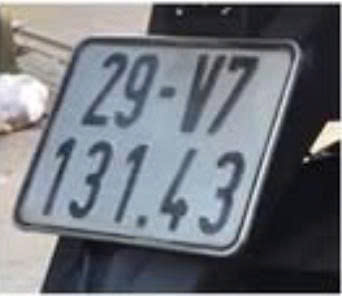
#> input picture bien_so_nghieng.jpg, 342 x 296 px
$ jupyter execute --allow-errors BTL_XLA_KNN.ipynb
#> lines starting #> are read from the running program, lines starting #| are printed output that depends on the picture; after the words box and inside, x2 and y2 are one past the last pixel; in counts of white or black regions, pixels touching at a corner belong together
[cell 1]
# !pip install opencv-python numpy matplotlib scikit-learn

[cell 2]
import cv2
import numpy as np
import matplotlib.pyplot as plt
from sklearn.neighbors import KNeighborsClassifier
from sklearn.model_selection import train_test_split
from sklearn.metrics import accuracy_score
from collections import Counter
import os

[cell 3]
# ==================== LOAD DỮ LIỆU TRAINING VÀ TRAIN KNN ====================
# (Thực hiện sớm để có model sẵn sàng cho bước nhận diện)
RESIZED_IMAGE_WIDTH = 20
RESIZED_IMAGE_HEIGHT = 30

print("Đang tải dữ liệu training...")
# Load dữ liệu từ file
#> (the rest of this cell did not finish here and is left out)

[cell 4]
# ==================== DỮ LIỆU ĐẦU VÀO VÀ THAM SỐ ====================
# ⚠️ THAY ĐỔI ĐƯỜNG DẪN NÀY SAU KHI UPLOAD ẢNH LÊN COLAB
IMAGE_PATH = 'bien_so_nghieng.jpg'

# Tọa độ 4 góc chuẩn hóa bạn cung cấp: [x1, y1, x2, y2, x3, y3, x4, y4]
# Sẽ được sắp xếp lại thành (TL, TR, BR, BL) trong hàm order_points_corrected
normalized_coords_raw = np.array([
    # Điểm 1: x=0.8665, y=0.1345
    [0.8665292390625, 0.13456756718750001],

    # Điểm 2: x=0.2476, y=0.1236
    [0.2476783625, 0.1236081078125],

    # Điểm 3: x=0.0340, y=0.7542
    [0.03405555625, 0.754216215625],

    # Điểm 4: x=0.6876, y=0.8606
    [0.6876491234375, 0.8606655406250001]
])
# ==================== HÀM TIỆN ÍCH: SẮP XẾP TỌA ĐỘ ====================
def order_points_corrected(pts):
    """
    Sắp xếp 4 điểm tọa độ theo thứ tự chuẩn: Trên-Trái, Trên-Phải, Dưới-Phải, Dưới-Trái (TL, TR, BR, BL).
    """
    pts = np.array(pts, dtype = "float32")
    rect = np.zeros((4, 2), dtype = "float32")

    # Trên-Trái (TL) có tổng nhỏ nhất, Dưới-Phải (BR) có tổng lớn nhất
    s = pts.sum(axis = 1)
    rect[0] = pts[np.argmin(s)]
    rect[2] = pts[np.argmax(s)]

    # Lấy 2 điểm còn lại
    remaining_pts = np.delete(pts, [np.argmin(s), np.argmax(s)], axis=0)

    # Trên-Phải (TR) có hiệu (x-y) nhỏ nhất, Dưới-Trái (BL) có hiệu lớn nhất
    remaining_diff = np.diff(remaining_pts, axis=1).flatten()

    rect[1] = remaining_pts[np.argmin(remaining_diff)] # TR
    rect[3] = remaining_pts[np.argmax(remaining_diff)] # BL

    return rect

# Sắp xếp tọa độ đầu vào
sorted_normalized_points = order_points_corrected(normalized_coords_raw)
print("Tọa độ 4 góc đã sắp xếp (TL, TR, BR, BL):")
print(sorted_normalized_points)
print("-" * 60)

# ==================== ĐỊNH NGHĨA HÀM PHÂN ĐOẠN KÝ TỰ ====================
# [97 lines left out: function segment_characters_debug, not called in this run]

[cell 5]
def rectify_license_plate(image_path, norm_points):
    """Làm thẳng biển số xe từ ảnh nghiêng sử dụng tọa độ chuẩn hóa."""
#> called with image_path = 'bien_so_nghieng.jpg', norm_points = array of shape (4, 2)
    img = cv2.imread(image_path)
#> img is the input picture: shape (296, 342, 3); mean B, G, R 122, 114.8, 111
    if img is None:
        print(f"❌ Lỗi: Không thể tải ảnh từ: {image_path}")
        return None, 0, 0

    # 1. Chuyển tọa độ chuẩn hóa sang tọa độ pixel
    H_img, W_img = img.shape[:2]
    pixel_points = norm_points.copy()
    pixel_points[:, 0] *= W_img
    pixel_points[:, 1] *= H_img
    input_pts = np.float32(pixel_points)

    # 2. Định nghĩa kích thước và tọa độ đích
    RECTIFIED_WIDTH = 400
    RECTIFIED_HEIGHT = 400

    output_pts = np.float32([
        [0, 0], [RECTIFIED_WIDTH - 1, 0],
        [RECTIFIED_WIDTH - 1, RECTIFIED_HEIGHT - 1], [0, RECTIFIED_HEIGHT - 1]
    ])

    # 3. Tính và Áp dụng ma trận biến đổi phối cảnh
    M = cv2.getPerspectiveTransform(input_pts, output_pts)
    # Chuyển đổi màu từ BGR sang RGB cho Matplotlib
    img_rectified = cv2.warpPerspective(cv2.cvtColor(img, cv2.COLOR_BGR2RGB), M, (RECTIFIED_WIDTH, RECTIFIED_HEIGHT))
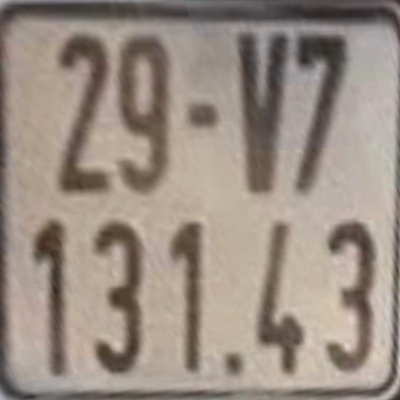
#> img_rectified: shape (400, 400, 3); mean B, G, R 130.8, 141.6, 154.3

    # Hiển thị ảnh
    plt.figure(figsize=(10, 5))
    plt.subplot(1, 2, 1)
    plt.imshow(cv2.cvtColor(img, cv2.COLOR_BGR2RGB))
    plt.title("Ảnh gốc")
    plt.axis('off')

    plt.subplot(1, 2, 2)
    plt.imshow(img_rectified)
    plt.title("Biển số đã làm thẳng")
    plt.axis('off')
    plt.show()

    return img_rectified, W_img, H_img

# Thực thi làm thẳng ảnh
img_rectified, W_img, H_img = rectify_license_plate(IMAGE_PATH, sorted_normalized_points)
#> W_img = 342; H_img = 296

[cell 6]
def segment_characters_debug(img_rectified, show_debug=True):
    """
    Phân đoạn ký tự bằng Ngưỡng Otsu và Phép Đóng/Mở (Morphological Operations).

    Parameters:
    -----------
    img_rectified : numpy array
        Ảnh biển số đã được làm thẳng
    show_debug : bool
        Có hiển thị các ảnh debug không (mặc định: True)
    """
    if img_rectified is None:
        print("Lỗi: Không có ảnh đã làm thẳng để xử lý.")
        return []

    print("\n" + "="*60)
    print("BƯỚC 1: CHUYỂN ẢNH MÀU THÀNH ẢNH XÁM")
    print("="*60)

    # 1. CHUYỂN ẢNH MÀU THÀNH ẢNH XÁM
    print("📸 Ảnh gốc (màu):", img_rectified.shape)
    gray = cv2.cvtColor(img_rectified, cv2.COLOR_RGB2GRAY)
    print("✅ Đã chuyển sang ảnh xám:", gray.shape)
    print(f"   - Giá trị min: {gray.min()}, max: {gray.max()}")

    if show_debug:
        plt.figure(figsize=(12, 4))
        plt.subplot(1, 2, 1)
        plt.imshow(img_rectified)
        plt.title("Ảnh gốc (màu RGB)")
        plt.axis('off')

        plt.subplot(1, 2, 2)
        plt.imshow(gray, cmap='gray')
        plt.title("Ảnh xám (Grayscale)")
        plt.axis('off')
        plt.tight_layout()
        plt.show()

    print("\n" + "="*60)
    print("BƯỚC 2: LÀM MỜ ẢNH ĐỂ GIẢM NHIỄU VÀ LÀM MƯỢT BIÊN")
    print("="*60)

    # 2. LÀM MỜ ẢNH (GAUSSIAN BLUR) - Giảm nhiễu và làm mượt biên
    blurred = cv2.GaussianBlur(gray, (5, 5), 0)
    print("✅ Đã áp dụng Gaussian Blur (kernel 5x5)")
    print(f"   - Mục đích: Giảm nhiễu và làm mượt biên để chuẩn bị cho bước tách ngưỡng")

    if show_debug:
        plt.figure(figsize=(12, 4))
        plt.subplot(1, 2, 1)
        plt.imshow(gray, cmap='gray')
        plt.title("Ảnh xám gốc")
        plt.axis('off')

        plt.subplot(1, 2, 2)
        plt.imshow(blurred, cmap='gray')
        plt.title("Ảnh sau Gaussian Blur (5x5)")
        plt.axis('off')
        plt.tight_layout()
        plt.show()

    print("\n" + "="*60)
    print("BƯỚC 3: TÁCH NGƯỠNG OTSU - TỰ ĐỘNG TÌM NGƯỠNG TỐI ƯU")
    print("="*60)

    # 3. TÁCH NGƯỠNG OTSU - Tự động tìm ngưỡng tối ưu dựa trên histogram
    ret_otsu, binary = cv2.threshold(blurred, 0, 255,
                                     cv2.THRESH_BINARY_INV + cv2.THRESH_OTSU)
    print(f"✅ Ngưỡng Otsu tự động tìm được: {ret_otsu:.2f}")
    print(f"   - Kỹ thuật: Phân tích histogram để tìm ngưỡng tối ưu")
    print(f"   - THRESH_BINARY_INV: Đảo ngược (nền đen, ký tự trắng)")

    # Hiển thị histogram để minh họa cách Otsu tìm ngưỡng
    if show_debug:
        # Tính histogram
        hist = cv2.calcHist([blurred], [0], None, [256], [0, 256])

        fig, axes = plt.subplots(1, 3, figsize=(18, 5))

        # Histogram với ngưỡng Otsu
        axes[0].plot(hist, color='black')
        axes[0].axvline(x=ret_otsu, color='r', linestyle='--', linewidth=2,
                       label=f'Ngưỡng Otsu = {ret_otsu:.0f}')
        axes[0].set_xlabel('Giá trị pixel')
        axes[0].set_ylabel('Số lượng pixel')
        axes[0].set_title('Histogram với Ngưỡng Otsu')
        axes[0].legend()
        axes[0].grid(True, alpha=0.3)

        # Ảnh nhị phân sau Otsu
        axes[1].imshow(binary, cmap='gray')
        axes[1].set_title(f"Ảnh Nhị Phân (Otsu Threshold = {ret_otsu:.0f})")
        axes[1].axis('off')

        # So sánh trước và sau
        axes[2].imshow(blurred, cmap='gray')
        axes[2].set_title("Ảnh xám (trước Otsu)")
        axes[2].axis('off')

        plt.tight_layout()
        plt.show()

    print("\n" + "="*60)
    print("BƯỚC 4: PHÉP ĐÓNG VÀ MỞ - NỐI LIỀN CÁC KÝ TỰ GÃY")
    print("="*60)

    # 4. PHÉP ĐÓNG (MORPH_CLOSE) - Nối liền các ký tự bị đứt gãy
    kernel = np.ones((3, 3), np.uint8)
    print(f"✅ Kernel morphology: {kernel.shape}")

    # Phép Đóng = Giãn (Dilate) rồi Co (Erode)
    binary_closed = cv2.morphologyEx(binary, cv2.MORPH_CLOSE, kernel, iterations=1)
    print("✅ Đã áp dụng Phép Đóng (MORPH_CLOSE)")
    print("   - Mục đích: Nối liền các ký tự bị đứt gãy do ngưỡng")

    # Phép Mở = Co (Erode) rồi Giãn (Dilate) - Loại bỏ nhiễu nhỏ
    binary_opened = cv2.morphologyEx(binary_closed, cv2.MORPH_OPEN, kernel, iterations=1)
    print("✅ Đã áp dụng Phép Mở (MORPH_OPEN)")
    print("   - Mục đích: Loại bỏ nhiễu nhỏ và làm mượt biên")

    binary_morphed = binary_opened  # Sử dụng kết quả sau đóng và mở

    if show_debug:
        fig, axes = plt.subplots(2, 2, figsize=(12, 10))

        axes[0, 0].imshow(binary, cmap='gray')
        axes[0, 0].set_title("Sau Otsu (gốc)")
        axes[0, 0].axis('off')

        axes[0, 1].imshow(binary_closed, cmap='gray')
        axes[0, 1].set_title("Sau Phép Đóng (MORPH_CLOSE)")
        axes[0, 1].axis('off')

        axes[1, 0].imshow(binary_opened, cmap='gray')
        axes[1, 0].set_title("Sau Phép Mở (MORPH_OPEN)")
        axes[1, 0].axis('off')

        # So sánh
        diff = cv2.absdiff(binary, binary_morphed)
        axes[1, 1].imshow(diff, cmap='hot')
        axes[1, 1].set_title("Khác biệt (gốc vs sau đóng+mở)")
        axes[1, 1].axis('off')

        plt.tight_layout()
        plt.show()

    print("\n" + "="*60)
    print("BƯỚC 5: LỌC BIÊN VÀ SẮP XẾP THEO THỨ TỰ TRÁI SANG PHẢI")
    print("="*60)

    # 5. TÌM VÀ LỌC CONTOURS (biên)
    contours, _ = cv2.findContours(binary_morphed, cv2.RETR_EXTERNAL, cv2.CHAIN_APPROX_SIMPLE)
    print(f"✅ Tìm thấy {len(contours)} contours (biên)")

    # Tham số lọc
    MIN_W = 10      # Chiều rộng tối thiểu
    MAX_H = 180     # Chiều cao max
    MIN_H = 50      # Chiều cao min
    MIN_ASPECT = 0.1
    MAX_ASPECT = 0.9

    print(f"\n📋 Tham số lọc:")
    print(f"   - Chiều rộng tối thiểu: {MIN_W}px")
    print(f"   - Chiều cao: {MIN_H}px - {MAX_H}px")
    print(f"   - Tỷ lệ khung hình: {MIN_ASPECT} - {MAX_ASPECT}")

    char_contours = []
    debug_img_bgr = cv2.cvtColor(img_rectified.copy(), cv2.COLOR_RGB2BGR)

    print(f"\n🔍 Phân tích từng contour:")
    for i, cnt in enumerate(contours):
        x, y, w, h = cv2.boundingRect(cnt)
        aspect_ratio = w / h if h > 0 else 0
        area = cv2.contourArea(cnt)

        condition_w = w > MIN_W
        condition_h = h > MIN_H and h < MAX_H
        condition_aspect = aspect_ratio > MIN_ASPECT and aspect_ratio < MAX_ASPECT

        if h > 20:  # Chỉ in log cho contour đáng kể
            status = "✅ CHẤP NHẬN" if (condition_w and condition_h and condition_aspect) else "❌ LOẠI BỎ"
            print(f"   Contour {i}: x={x:3d}, y={y:3d}, w={w:3d}, h={h:3d}, "
                  f"tỷ lệ={aspect_ratio:.2f}, diện tích={area:.0f} → {status}")

        if condition_w and condition_h and condition_aspect:
            char_contours.append((x, y, w, h))
            cv2.rectangle(debug_img_bgr, (x, y), (x + w, y + h), (0, 255, 0), 2)
        else:
            cv2.rectangle(debug_img_bgr, (x, y), (x + w, y + h), (0, 0, 255), 1)

    # SẮP XẾP THEO THỨ TỰ TRÁI SANG PHẢI (theo tọa độ x)
    char_contours = sorted(char_contours, key=lambda b: b[0])
    print(f"\n✅ Đã lọc và sắp xếp: {len(char_contours)} ký tự hợp lệ")
    print(f"   - Thứ tự: Trái → Phải (theo tọa độ x)")
    for i, (x, y, w, h) in enumerate(char_contours):
        print(f"      Ký tự {i+1}: x={x}, y={y}, w={w}, h={h}")

    if show_debug:
        plt.figure(figsize=(12, 5))
        plt.imshow(cv2.cvtColor(debug_img_bgr, cv2.COLOR_BGR2RGB))
        plt.title(f"Contours sau khi lọc ({len(char_contours)} ký tự hợp lệ)\n"
                 f"Xanh lá: Chấp nhận | Đỏ: Loại bỏ")
        plt.axis('off')
        plt.tight_layout()
        plt.show()

    # 6. TRÍCH XUẤT KÝ TỰ
    print("\n" + "="*60)
    print("BƯỚC 6: TRÍCH XUẤT KÝ TỰ")
    print("="*60)

    char_images = []
    if len(char_contours) > 0:
        print(f"✅ Đang trích xuất {len(char_contours)} ký tự...")
        if show_debug:
            plt.figure(figsize=(15, 3))
        for i, (x, y, w, h) in enumerate(char_contours):
            padding = 2
            # Cắt từ ảnh nhị phân GỐC (binary) - đã qua bước tách phân ngưỡng Otsu
            char_img = binary[max(0, y-padding):min(binary.shape[0], y+h+padding),
                              max(0, x-padding):min(binary.shape[1], x+w+padding)]
            char_images.append(char_img)
            print(f"   Ký tự {i+1}: Kích thước {char_img.shape[1]}x{char_img.shape[0]}")

            if show_debug:
                plt.subplot(1, len(char_contours), i+1)
                plt.imshow(char_img, cmap='gray')
                plt.title(f"Ký tự {i+1}\n({char_img.shape[1]}x{char_img.shape[0]})", fontsize=10)
                plt.axis('off')
        if show_debug:
            plt.tight_layout()
            plt.show()
    else:
        print("\n❌ Không trích xuất được ký tự nào hợp lệ.")

    return char_images

[cell 7]
# ==================== PHÂN ĐOẠN KÝ TỰ (TÁCH PHÂN NGƯỠNG) ====================
# BƯỚC QUAN TRỌNG: Chia ảnh biển số thành 2 phần (trên và dưới)
# Sau đó phân đoạn ký tự từng phần riêng biệt
print("\n" + "="*60)
print("CHIA ẢNH THÀNH 2 PHẦN: TRÊN VÀ DƯỚI")
print("="*60)

# Chia ảnh biển số thành 2 phần: trên và dưới
H, W = img_rectified.shape[:2]
split_y = H // 2  # Chia đôi theo chiều dọc

print(f"📐 Kích thước ảnh gốc: {H}x{W} pixels")
#| 📐 Kích thước ảnh gốc: 400x400 pixels
print(f"📍 Điểm chia: y = {split_y} (chia đôi theo chiều dọc)")
#| 📍 Điểm chia: y = 200 (chia đôi theo chiều dọc)

img_top = img_rectified[0:split_y, :]      # Phần trên
img_bottom = img_rectified[split_y:, :]    # Phần dưới

print(f"\n✅ Đã chia ảnh thành 2 phần:")
print(f"   📌 Phần TRÊN: {img_top.shape[0]}x{img_top.shape[1]} pixels (y: 0 → {split_y-1})")
#|    📌 Phần TRÊN: 200x400 pixels (y: 0 → 199)
print(f"   📌 Phần DƯỚI: {img_bottom.shape[0]}x{img_bottom.shape[1]} pixels (y: {split_y} → {H-1})")
#|    📌 Phần DƯỚI: 200x400 pixels (y: 200 → 399)

# Hiển thị 2 phần đã chia
plt.figure(figsize=(15, 5))
plt.subplot(1, 3, 1)
plt.imshow(img_rectified)
plt.title(f"Ảnh biển số đầy đủ\n{H}x{W} pixels", fontsize=12, weight='bold')
plt.axis('off')
# Vẽ đường chia
plt.axhline(y=split_y, color='red', linestyle='--', linewidth=2, label=f'Điểm chia y={split_y}')
plt.legend()

plt.subplot(1, 3, 2)
plt.imshow(img_top)
plt.title(f"Phần TRÊN biển số\n{img_top.shape[0]}x{img_top.shape[1]} pixels",
         fontsize=12, weight='bold', color='blue')
plt.axis('off')

plt.subplot(1, 3, 3)
plt.imshow(img_bottom)
plt.title(f"Phần DƯỚI biển số\n{img_bottom.shape[0]}x{img_bottom.shape[1]} pixels",
         fontsize=12, weight='bold', color='green')
plt.axis('off')
plt.tight_layout()
plt.show()

# Phân đoạn ký tự từ phần trên
print("\n" + "="*60)
print("XỬ LÝ PHẦN TRÊN BIỂN SỐ")
print("="*60)
char_images_top = segment_characters_debug(img_top, show_debug=True)
#| 📸 Ảnh gốc (màu): (200, 400, 3)
#| ✅ Đã chuyển sang ảnh xám: (200, 400)
#|    - Giá trị min: 40, max: 194
#> in segment_characters_debug, `ret_otsu, binary = cv2.threshold(blurred, 0, 255, cv2.THRESH_BINARY_IN..`:
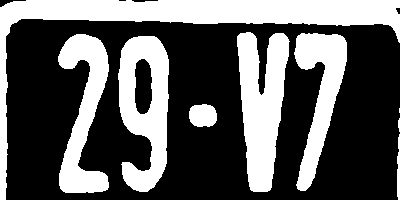
#> binary: shape (200, 400); 36.8% white; 9 white regions (1 under 20 px), largest, box (x1, y1, x2, y2) and area: (0, 0, 400, 200) 10233, (237, 32, 290, 192) 5476, (118, 36, 169, 192) 5036
#> in segment_characters_debug, `ret_otsu, binary = cv2.threshold(blurred, 0, 255, cv2.THRESH_BINARY_IN..`: ret_otsu = 122
#| ✅ Ngưỡng Otsu tự động tìm được: 122.00
#> in segment_characters_debug, `hist = cv2.calcHist([blurred], [0], None, [256], [0, 256])`: hist = 256 values, max 1619 at index 154, min 0 at index 0, mean 312.5
#> in segment_characters_debug, `contours, _ = cv2.findContours(binary_morphed, cv2.RETR_EXTERNAL, cv2...`: contours = 9 contours, 2 with area under 20; largest, box (x1, y1, x2, y2) and area: (0, 0, 400, 200) 9657, (118, 36, 169, 192) 5632, (237, 32, 289, 192) 5236, (58, 34, 109, 193) 3943, (294, 33, 347, 191) 3624, (189, 104, 217, 127) 502, (397, 152, 400, 200) 83
#| ✅ Tìm thấy 9 contours (biên)
#> the loop in segment_characters_debug, `for i, cnt in enumerate(contours):` made 9 passes
#> (x, y, w, h, aspect_ratio, area, condition_w, condition_h) on passes 1, 4, 5, 6: (397, 152, 3, 48, 0.0625, 83, False, False), (189, 104, 28, 23, 1.22, 502, True, False), (118, 36, 51, 156, 0.327, 5631.5, True, True), (58, 34, 51, 159, 0.321, 3943, True, True)
#> (printed output is left out)
#> after the loop in segment_characters_debug, `for i, cnt in enumerate(contours):`:
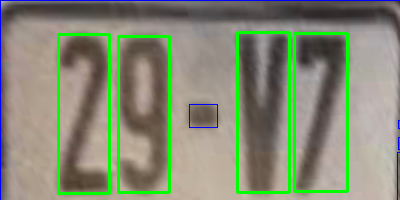
#> debug_img_bgr: shape (200, 400, 3); mean R, G, B 132.9, 138.3, 117
#> after the loop in segment_characters_debug, `for i, cnt in enumerate(contours):`: char_contours = [(118, 36, 51, 156), (58, 34, 51, 159), (294, 33, 53, 158), (237, 32, 52, 160)]
#> in segment_characters_debug, `char_contours = sorted(char_contours, key=lambda b: b[0])`: char_contours = [(58, 34, 51, 159), (118, 36, 51, 156), (237, 32, 52, 160), (294, 33, 53, 158)]
#| ✅ Đã lọc và sắp xếp: 4 ký tự hợp lệ
#> the loop in segment_characters_debug, `for i, (x, y, w, h) in enumerate(char_contours):` made 4 passes
#> (printed output is left out)
#> (printed output is left out)
#> after the loop in segment_characters_debug, `for i, (x, y, w, h) in enumerate(char_contours):`: char_images = 4 items
#> char_images_top = 4 items
print(f"\n✅ Tổng kết phần TRÊN: Đã phân đoạn được {len(char_images_top)} ký tự")
#| ✅ Tổng kết phần TRÊN: Đã phân đoạn được 4 ký tự

# Phân đoạn ký tự từ phần dưới
print("\n" + "="*60)
print("XỬ LÝ PHẦN DƯỚI BIỂN SỐ")
print("="*60)
char_images_bottom = segment_characters_debug(img_bottom, show_debug=True)
#> call 2 of segment_characters_debug, with show_debug = True
#| 📸 Ảnh gốc (màu): (200, 400, 3)
#| ✅ Đã chuyển sang ảnh xám: (200, 400)
#|    - Giá trị min: 37, max: 209
#> in segment_characters_debug (call 2), `ret_otsu, binary = cv2.threshold(blurred, 0, 255, cv2.THRESH_BINARY_IN..`:
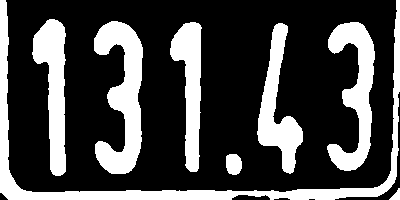
#> binary: shape (200, 400); 28% white; 8 white regions, largest, box (x1, y1, x2, y2) and area: (0, 0, 400, 200) 6172, (94, 21, 143, 174) 4098, (327, 22, 375, 171) 3342
#> in segment_characters_debug (call 2), `ret_otsu, binary = cv2.threshold(blurred, 0, 255, cv2.THRESH_BINARY_IN..`: ret_otsu = 131
#| ✅ Ngưỡng Otsu tự động tìm được: 131.00
#> in segment_characters_debug (call 2), `hist = cv2.calcHist([blurred], [0], None, [256], [0, 256])`: hist = 256 values, max 2416 at index 168, min 0 at index 0, mean 312.5
#> in segment_characters_debug (call 2), `diff = cv2.absdiff(binary, binary_morphed)`:
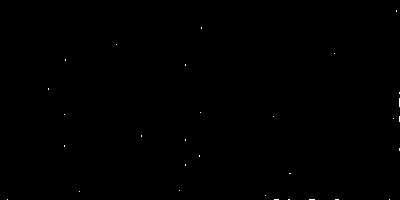
#> diff: shape (200, 400); 0.09% white in thin lines or dots
#> in segment_characters_debug (call 2), `contours, _ = cv2.findContours(binary_morphed, cv2.RETR_EXTERNAL, cv2...`: contours = 8 contours; box (x1, y1, x2, y2) and area: (0, 0, 400, 200) 5451, (94, 21, 143, 174) 3888, (327, 22, 375, 171) 3136, (32, 19, 66, 176) 2818, (257, 23, 303, 173) 2640, (170, 22, 201, 172) 2434, (226, 154, 242, 175) 256, (390, 188, 400, 200) 52
#| ✅ Tìm thấy 8 contours (biên)
#> the loop in segment_characters_debug (call 2), `for i, cnt in enumerate(contours):` made 8 passes
#> (x, y, w, h, aspect_ratio, area, condition_w, condition_h) on passes 2 to 5: (226, 154, 16, 21, 0.762, 256.5, True, False), (257, 23, 46, 150, 0.307, 2639.5, True, True), (327, 22, 48, 149, 0.322, 3135.5, True, True), (170, 22, 31, 150, 0.207, 2434, True, True)
#> (printed output is left out)
#> after the loop in segment_characters_debug (call 2), `for i, cnt in enumerate(contours):`:
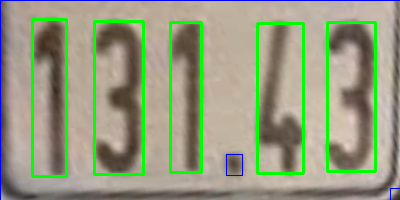
#> debug_img_bgr: shape (200, 400, 3); mean R, G, B 150, 155.6, 127.5
#> after the loop in segment_characters_debug (call 2), `for i, cnt in enumerate(contours):`: char_contours = [(257, 23, 46, 150), (327, 22, 48, 149), (170, 22, 31, 150), (94, 21, 49, 153), (32, 19, 34, 157)]
#> in segment_characters_debug (call 2), `char_contours = sorted(char_contours, key=lambda b: b[0])`: char_contours = [(32, 19, 34, 157), (94, 21, 49, 153), (170, 22, 31, 150), (257, 23, 46, 150), (327, 22, 48, 149)]
#| ✅ Đã lọc và sắp xếp: 5 ký tự hợp lệ
#> the loop in segment_characters_debug (call 2), `for i, (x, y, w, h) in enumerate(char_contours):` made 5 passes
#> (printed output is left out)
#> in segment_characters_debug (call 2), `plt.show()`:
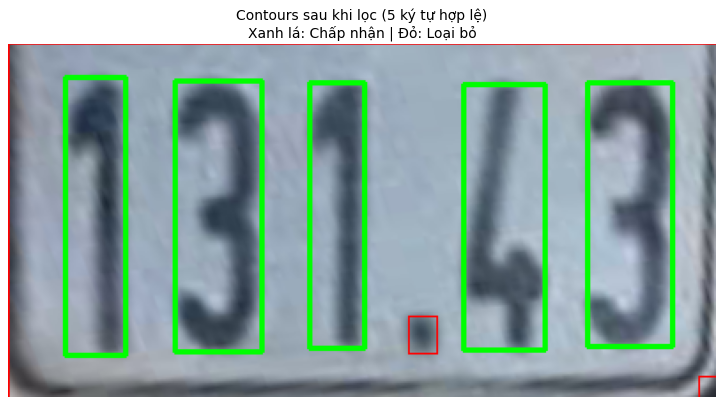
#> figure drawn by matplotlib, 1 panel; B, G, R data is drawn as R, G, B
#> the loop in segment_characters_debug (call 2), `for i, (x, y, w, h) in enumerate(char_contours):` made 5 passes
#> pass 1, in segment_characters_debug (call 2), `char_img = binary[max(0, y-padding):min(binary.shape[0], y+h+padding),..`:
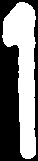
#> char_img: shape (161, 38); 48.9% white; 1 white region, box (x1, y1, x2, y2) and area: (2, 2, 36, 159) 2989
#> after the loop in segment_characters_debug (call 2), `for i, (x, y, w, h) in enumerate(char_contours):`: char_images = 5 items
#> in segment_characters_debug (call 2), `plt.show()`:
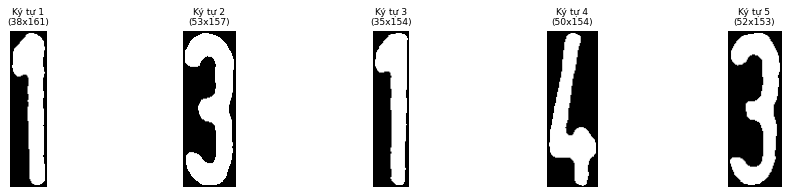
#> figure drawn by matplotlib, 5 panels
#> char_images_bottom = 5 items
print(f"\n✅ Tổng kết phần DƯỚI: Đã phân đoạn được {len(char_images_bottom)} ký tự")

# Hiển thị tất cả ký tự đã phân đoạn
if len(char_images_top) > 0 or len(char_images_bottom) > 0:
    total_chars = len(char_images_top) + len(char_images_bottom)
#> total_chars = 9
    max_chars = max(len(char_images_top), len(char_images_bottom), 1)
#> max_chars = 5

    fig, axes = plt.subplots(2, max_chars, figsize=(max(15, max_chars * 2), 6))
    if max_chars == 1:
        axes = axes.reshape(2, 1)

    # Hiển thị ký tự phần trên
    for i in range(len(char_images_top)):
        axes[0, i].imshow(char_images_top[i], cmap='gray')
        axes[0, i].set_title(f"Trên-{i+1}", fontsize=10)
        axes[0, i].axis('off')
#> this loop made 4 passes
    # Ẩn các subplot không sử dụng
    for i in range(len(char_images_top), max_chars):
        axes[0, i].axis('off')
#> this loop made 1 pass
#> i on pass 1: 4

    # Hiển thị ký tự phần dưới
    for i in range(len(char_images_bottom)):
        axes[1, i].imshow(char_images_bottom[i], cmap='gray')
        axes[1, i].set_title(f"Dưới-{i+1}", fontsize=10)
        axes[1, i].axis('off')
#> this loop made 5 passes
    # Ẩn các subplot không sử dụng
    for i in range(len(char_images_bottom), max_chars):
        axes[1, i].axis('off')
#> this loop made 0 passes

    plt.suptitle(f"Ký tự đã phân đoạn: {len(char_images_top)} ký tự trên, {len(char_images_bottom)} ký tự dưới",
                fontsize=12, y=0.98)
    plt.tight_layout()
    plt.show()
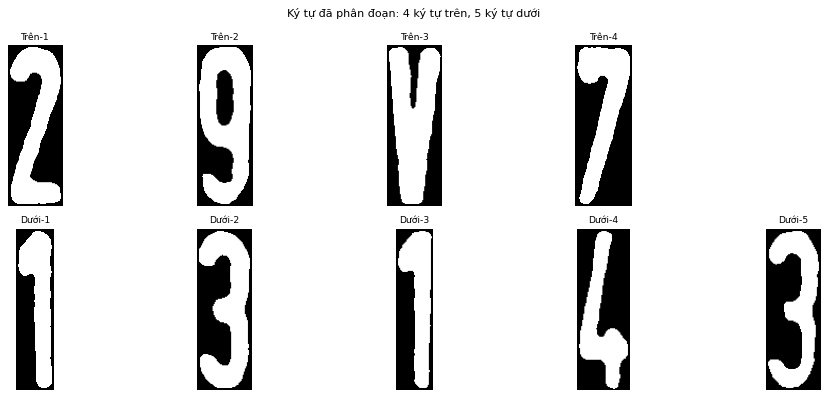
#> figure drawn by matplotlib, 9 panels

# Kết hợp tất cả ký tự (trên trước, dưới sau)
char_images = char_images_top + char_images_bottom
#> char_images = 9 items
char_images_info = [('top', i) for i in range(len(char_images_top))] + \
                   [('bottom', i) for i in range(len(char_images_bottom))]
#> char_images_info = [('top', 0), ('top', 1), ('top', 2), ('top', 3), ('bottom', 0), ('bottom', 1), ('bottom', 2), ('bottom', 3), ('bottom', 4)]

print(f"\n✅ Tổng cộng đã phân đoạn được {len(char_images)} ký tự:")
print(f"   - Phần trên: {len(char_images_top)} ký tự")
print(f"   - Phần dưới: {len(char_images_bottom)} ký tự")
